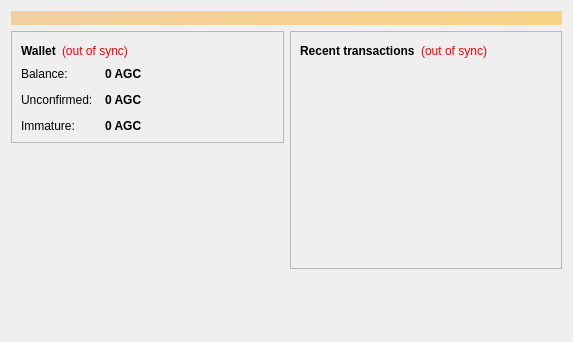
<?xml version="1.0" encoding="UTF-8"?>
<ui version="4.0">
 <class>OverviewPage</class>
 <widget class="QWidget" name="OverviewPage">
  <property name="geometry">
   <rect>
    <x>0</x>
    <y>0</y>
    <width>573</width>
    <height>342</height>
   </rect>
  </property>
  <property name="windowTitle">
   <string>Form</string>
  </property>
  <layout class="QVBoxLayout" name="topLayout">
   <item>
    <widget class="QLabel" name="labelAlerts">
     <property name="visible">
      <bool>false</bool>
     </property>
     <property name="styleSheet">
      <string notr="true">background-color: qlineargradient(x1: 0, y1: 0, x2: 1, y2: 0, stop:0 #F0D0A0, stop:1 #F8D488); color:#000000;</string>
     </property>
     <property name="wordWrap">
      <bool>true</bool>
     </property>
     <property name="margin">
      <number>3</number>
     </property>
    </widget>
   </item>
   <item>
    <layout class="QHBoxLayout" name="horizontalLayout" stretch="1,1">
     <item>
      <layout class="QVBoxLayout" name="verticalLayout_2">
       <item>
        <widget class="QFrame" name="frame">
         <property name="frameShape">
          <enum>QFrame::StyledPanel</enum>
         </property>
         <property name="frameShadow">
          <enum>QFrame::Raised</enum>
         </property>
         <layout class="QVBoxLayout" name="verticalLayout_4">
          <item>
           <layout class="QHBoxLayout" name="horizontalLayout_4">
            <item>
             <widget class="QLabel" name="label_5">
              <property name="font">
               <font>
                <weight>75</weight>
                <bold>true</bold>
               </font>
              </property>
              <property name="text">
               <string>Wallet</string>
              </property>
             </widget>
            </item>
            <item>
             <widget class="QLabel" name="labelWalletStatus">
              <property name="toolTip">
               <string>The displayed information may be out of date. Your wallet automatically synchronizes with the Agricoin network after a connection is established, but this process has not completed yet.</string>
              </property>
              <property name="styleSheet">
               <string notr="true">QLabel { color: red; }</string>
              </property>
              <property name="text">
               <string notr="true">(out of sync)</string>
              </property>
              <property name="alignment">
               <set>Qt::AlignLeading|Qt::AlignLeft|Qt::AlignVCenter</set>
              </property>
             </widget>
            </item>
            <item>
             <spacer name="horizontalSpacer_2">
              <property name="orientation">
               <enum>Qt::Horizontal</enum>
              </property>
              <property name="sizeHint" stdset="0">
               <size>
                <width>40</width>
                <height>20</height>
               </size>
              </property>
             </spacer>
            </item>
           </layout>
          </item>
          <item>
           <layout class="QFormLayout" name="formLayout_2">
            <property name="fieldGrowthPolicy">
             <enum>QFormLayout::AllNonFixedFieldsGrow</enum>
            </property>
            <property name="horizontalSpacing">
             <number>12</number>
            </property>
            <property name="verticalSpacing">
             <number>12</number>
            </property>
            <item row="0" column="0">
             <widget class="QLabel" name="label">
              <property name="text">
               <string>Balance:</string>
              </property>
             </widget>
            </item>
            <item row="0" column="1">
             <widget class="QLabel" name="labelBalance">
              <property name="font">
               <font>
                <weight>75</weight>
                <bold>true</bold>
               </font>
              </property>
              <property name="cursor">
               <cursorShape>IBeamCursor</cursorShape>
              </property>
              <property name="toolTip">
               <string>Your current balance</string>
              </property>
              <property name="text">
               <string notr="true">0 AGC</string>
              </property>
              <property name="textInteractionFlags">
               <set>Qt::LinksAccessibleByMouse|Qt::TextSelectableByKeyboard|Qt::TextSelectableByMouse</set>
              </property>
             </widget>
            </item>
            <item row="1" column="0">
             <widget class="QLabel" name="label_3">
              <property name="text">
               <string>Unconfirmed:</string>
              </property>
             </widget>
            </item>
            <item row="1" column="1">
             <widget class="QLabel" name="labelUnconfirmed">
              <property name="font">
               <font>
                <weight>75</weight>
                <bold>true</bold>
               </font>
              </property>
              <property name="cursor">
               <cursorShape>IBeamCursor</cursorShape>
              </property>
              <property name="toolTip">
               <string>Total of transactions that have yet to be confirmed, and do not yet count toward the current balance</string>
              </property>
              <property name="text">
               <string notr="true">0 AGC</string>
              </property>
              <property name="textInteractionFlags">
               <set>Qt::LinksAccessibleByMouse|Qt::TextSelectableByKeyboard|Qt::TextSelectableByMouse</set>
              </property>
             </widget>
            </item>
            <item row="2" column="0">
             <widget class="QLabel" name="labelImmatureText">
              <property name="text">
               <string>Immature:</string>
              </property>
             </widget>
            </item>
            <item row="2" column="1">
             <widget class="QLabel" name="labelImmature">
              <property name="font">
               <font>
                <weight>75</weight>
                <bold>true</bold>
               </font>
              </property>
              <property name="toolTip">
               <string>Mined balance that has not yet matured</string>
              </property>
              <property name="text">
               <string notr="true">0 AGC</string>
              </property>
              <property name="textInteractionFlags">
               <set>Qt::LinksAccessibleByMouse|Qt::TextSelectableByKeyboard|Qt::TextSelectableByMouse</set>
              </property>
             </widget>
            </item>
           </layout>
          </item>
         </layout>
        </widget>
       </item>
       <item>
        <spacer name="verticalSpacer">
         <property name="orientation">
          <enum>Qt::Vertical</enum>
         </property>
         <property name="sizeHint" stdset="0">
          <size>
           <width>20</width>
           <height>40</height>
          </size>
         </property>
        </spacer>
       </item>
      </layout>
     </item>
     <item>
      <layout class="QVBoxLayout" name="verticalLayout_3">
       <item>
        <widget class="QFrame" name="frame_2">
         <property name="frameShape">
          <enum>QFrame::StyledPanel</enum>
         </property>
         <property name="frameShadow">
          <enum>QFrame::Raised</enum>
         </property>
         <layout class="QVBoxLayout" name="verticalLayout">
          <item>
           <layout class="QHBoxLayout" name="horizontalLayout_2">
            <item>
             <widget class="QLabel" name="label_4">
              <property name="text">
               <string>&lt;b&gt;Recent transactions&lt;/b&gt;</string>
              </property>
             </widget>
            </item>
            <item>
             <widget class="QLabel" name="labelTransactionsStatus">
              <property name="toolTip">
               <string>The displayed information may be out of date. Your wallet automatically synchronizes with the Agricoin network after a connection is established, but this process has not completed yet.</string>
              </property>
              <property name="styleSheet">
               <string notr="true">QLabel { color: red; }</string>
              </property>
              <property name="text">
               <string notr="true">(out of sync)</string>
              </property>
              <property name="alignment">
               <set>Qt::AlignRight|Qt::AlignTrailing|Qt::AlignVCenter</set>
              </property>
             </widget>
            </item>
            <item>
             <spacer name="horizontalSpacer">
              <property name="orientation">
               <enum>Qt::Horizontal</enum>
              </property>
              <property name="sizeHint" stdset="0">
               <size>
                <width>40</width>
                <height>20</height>
               </size>
              </property>
             </spacer>
            </item>
           </layout>
          </item>
          <item>
           <widget class="QListView" name="listTransactions">
            <property name="styleSheet">
             <string notr="true">QListView { background: transparent; }</string>
            </property>
            <property name="frameShape">
             <enum>QFrame::NoFrame</enum>
            </property>
            <property name="verticalScrollBarPolicy">
             <enum>Qt::ScrollBarAlwaysOff</enum>
            </property>
            <property name="horizontalScrollBarPolicy">
             <enum>Qt::ScrollBarAlwaysOff</enum>
            </property>
            <property name="selectionMode">
             <enum>QAbstractItemView::NoSelection</enum>
            </property>
           </widget>
          </item>
         </layout>
        </widget>
       </item>
       <item>
        <spacer name="verticalSpacer_2">
         <property name="orientation">
          <enum>Qt::Vertical</enum>
         </property>
         <property name="sizeHint" stdset="0">
          <size>
           <width>20</width>
           <height>40</height>
          </size>
         </property>
        </spacer>
       </item>
      </layout>
     </item>
    </layout>
   </item>
  </layout>
 </widget>
 <resources/>
 <connections/>
</ui>
